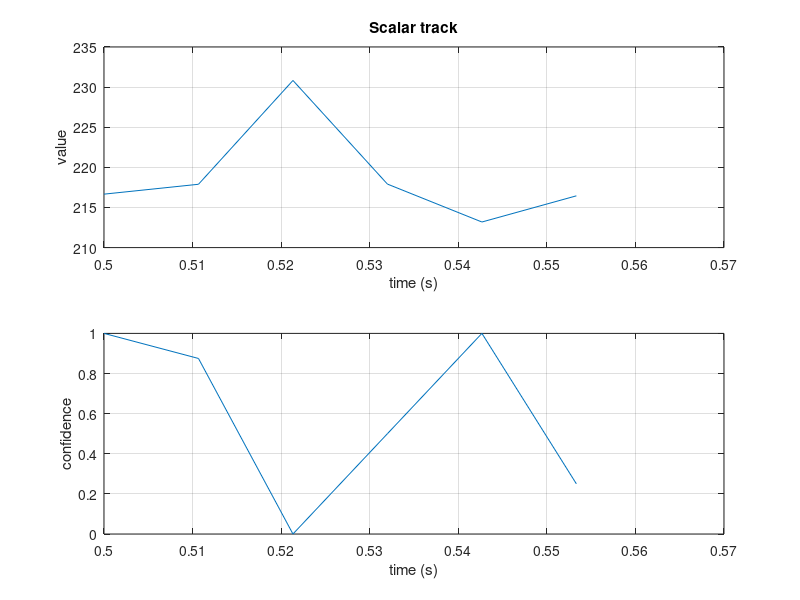

The MATLAB script that drew this image:
% Scalar track: 6 frames
times = [0.5 0.51066666666666671 0.52133333333333332 0.53200000000000003 0.54266666666666663 0.55333333333333334];
values = [216.660629 217.8909 230.827377 217.9142 213.18869 216.450089];
confidence = [1 0.875 0 0.5 1 0.25];
subplot(2, 1, 1);
plot(times, values);
xlabel('time (s)');
ylabel('value');
title('Scalar track');
grid on;
subplot(2, 1, 2);
plot(times, confidence);
xlabel('time (s)');
ylabel('confidence');
grid on;
